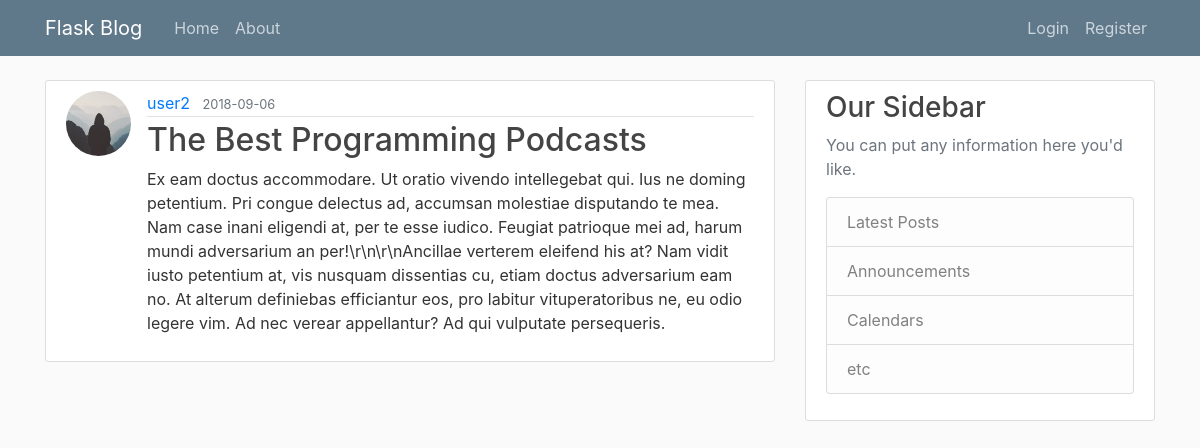
/post/11, run on the app's committed database.
### flaskblog/models.py (models this page shows, shortened)
class User(db.Model, UserMixin):
    id = db.Column(db.Integer, primary_key=True)
    username = db.Column(db.String(20), unique=True, nullable=False)
    email = db.Column(db.String(120), unique=True, nullable=False)
    image_file = db.Column(db.String(20), nullable=False, default='default.jpg')
    password = db.Column(db.String(60), nullable=False)
    posts = db.relationship('Post', backref='author', lazy=True)

class Post(db.Model):
    id = db.Column(db.Integer, primary_key=True)
    title = db.Column(db.String(100), nullable=False)
    date_posted = db.Column(db.DateTime, nullable=False, default=datetime.utcnow)
    content = db.Column(db.Text, nullable=False)
    user_id = db.Column(db.Integer, db.ForeignKey('user.id'), nullable=False)

### flaskblog/routes.py (the view)
@app.route("/post/<int:post_id>")
def post(post_id):
    post = Post.query.get_or_404(post_id)
    return render_template('post.html', title=post.title, post=post)

### flaskblog/templates/post.html (shortened to what this page needs)
{% extends "layout.html" %} {% block content %}
<article class="media content-section">
    <img class="rounded-circle article-img" src="{{ url_for('static', filename='profile_pics/' + post.author.image_file) }}" />
    <div class="media-body">
        <div class="article-metadata">
            <a class="mr-2" href="{{ url_for('user_posts', username=post.author.username) }}">{{ post.author.username }}</a>
            <small class="text-muted">{{ post.date_posted.strftime('%Y-%m-%d') }}</small>
        </div>
        <h2 class="article-title">{{ post.title }}</a></h2>
        <p class="article-content">{{ post.content }}</p>
    </div>
</article>
{% endblock content %}

### flaskblog/static/main.css (style rules this page uses)
body { background: #fafafa; color: #333333; margin-top: 5rem; }
h1, h2, h3, h4, h5, h6 { color: #444444; }
.content-section { background: #ffffff; padding: 10px 20px; border: 1px solid #dddddd; border-radius: 3px; margin-bottom: 20px; }
.article-title { color: #444444; }
.article-content { white-space: pre-line; }
.article-img { height: 65px; width: 65px; margin-right: 16px; }
.article-metadata { padding-bottom: 1px; margin-bottom: 4px; border-bottom: 1px solid #e3e3e3 }

### data on the page
User: image_file (placeholder picture), author.username "user2"
Post: date_posted "2018-09-06", title "The Best Programming Podcasts", content "Ex eam doctus accommodare. Ut oratio vivendo intellegebat qui. Ius ne doming petentium. Pri congue delectus ad, accumsan molestiae disputando te mea. Nam case inani eligendi at, per te esse iudico. Feugiat patrioque mei ad, harum mundi adversarium an per!\\r\\n\\r\\nAncillae verterem eleifend his at? Nam vidit iusto petentium at, vis nusquam dissentias cu, etiam doctus adversarium eam no. At alterum definiebas efficiantur eos, pro labitur vituperatoribus ne, eu odio legere vim. Ad nec verear appellantur? Ad qui vulputate persequeris."
